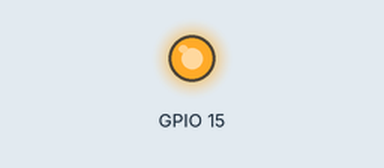
This program was run on a simulated Raspberry Pi (BCM pin numbers). Shown: output pins drawn as LEDs (lit = HIGH).

Above: at 2.0 s.
At 6.0 s:
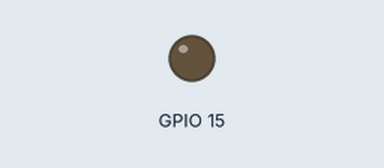
Timing chart, 0 to 10.4 s (numbered marks = the images above):
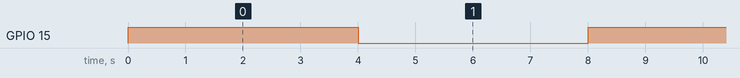

Measured:
- by itself, GPIO 15: alternates HIGH for 4.0 s and LOW for 4.0 s

The program:

testmotor.py
```python
import RPi.GPIO as gpio
import time

gpio.setwarnings(False)
gpio.setmode(gpio.BCM)
gpio.setup(15,gpio.OUT)

while True:
    gpio.output(15,gpio.HIGH)
    time.sleep(4)
    gpio.output(15,gpio.LOW)
    time.sleep(4)
```
